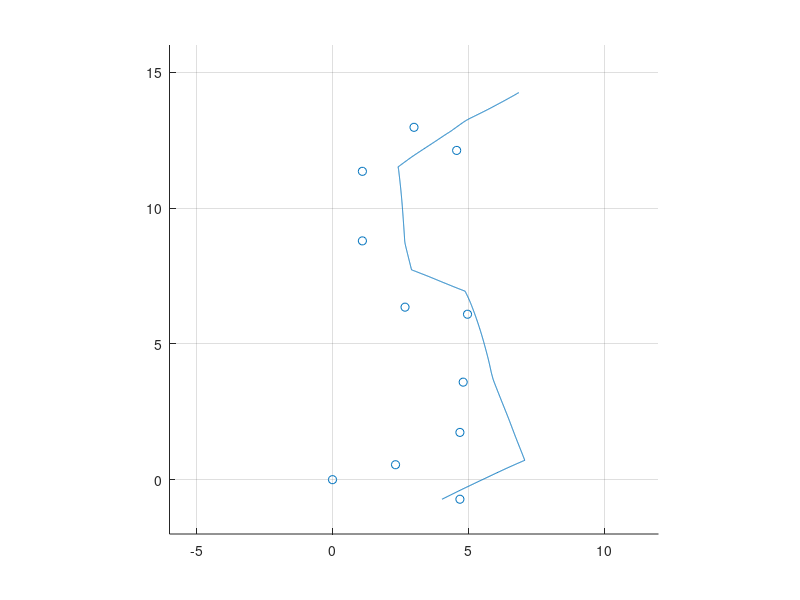

This chart was generated by the following MATLAB code: (Note: this script raises an error after producing the figure.)
%%%%%%%%%%%%%%%%%%%%%%%%%%%%%%%%%%%%%%%%%%%%%%%%%%%%%%%%%%%%%%%%%%%%%%%%%%%
% EIF Localization
%
% Chapter 3.5, Table 3.6 (p. 76)
% Probabilistic Robotics, Thrun et al.
%
% Assumptions:
%   - Known correspondences
%   - Velocity motion model (Unicycle Model)
%   - Range/bearing measurement model (Ch. 6.6)
%
% Parker Lusk, Devon Morris, Jesse Wynn, Vallan Sherrod BYU
% 18 Oct 2017
%%%%%%%%%%%%%%%%%%%%%%%%%%%%%%%%%%%%%%%%%%%%%%%%%%%%%%%%%%%%%%%%%%%%%%%%%%%
clear, clc;
% === Robot Parameters ====================================================

load('processed_data.mat')

% Process Noise
R = diag([0.001^2   0.001^2   0.005^2]); % (x, y, theta)

% ArUco Measurement Noise
Q = diag([0.02^2   0.02^2]); % (range, bearing)

% Initial state
x0 = pos_odom_se2(:,1);

% =========================================================================

% === World Parameters ====================================================

% Window of the field
field.x = [-6, 12];   % m
field.y = [-2, 16];   % m

% =========================================================================

% Draw the environment
figure(1), clf; hold on;
h1 = scatter(landmarks(:,1), landmarks(:,2), 'k*');
axis([field.x(1) field.x(2) field.y(1) field.y(2)]);
h2 = plot(pos_odom_se2(1,:),pos_odom_se2(2,:))
axis square; grid on

% Initializes the robot starting point (x, y, theta (deg))
bot = drawRobot(1, x0, []);

% Setup EIF initial conditions
x = [0 0 0]';
x = x0;
Omg = eye(3);

xi = Omg*x;

% Save variables for later
Xhat = zeros(3, length(odom_t));
PP   = zeros(3,3,length(odom_t));

%index that will keep track of measurements
l_t_idx = 1;

for i = 1:length(odom_t)-1
    
    %determine timestep
    Ts = odom_t(i+1) - odom_t(i);
    
    Z = [];
    landmarks_in = [];
    
    %determine if there is a measurement update and grab the data if
    %necessary
    if l_t_idx <= length(l_time) %this keeps it from seg faulting when it has grabbed the last measurement data
        if l_time(l_t_idx) < odom_t(i+1)
            bearings = l_bearing(:,l_t_idx);
            ranges = l_depth(:,l_t_idx);       
            for j = 1:length(bearings)
                if ~isnan(bearings(j))
                    Z = [Z [ranges(j) bearings(j)]'];
                    landmarks_in = [landmarks_in landmarks(j,:)'];
                end
            end
            l_t_idx = l_t_idx + 1;
        end   
    end
        
    % Localize robot using an EIF and landmark measurements
    [xi, Omg] = eif_localization(xi, Omg, vel_odom(:,i), Z, @f, @h, ...
                    @Fjac, @Gjac, @Hjac, landmarks_in, Ts, R, Q);
   
    % 'unparameterize' to get state and error covariance
    xhat = Omg\xi;
    P = inv(Omg);
    
    % plot robot where we estimated its location
    bot = drawRobot(mod(i,20)==0,xhat, bot);
    
    % For plotting
    Xhat(:,i) = xhat;
    PP(:,:,i) = P;

end

% Because of the way we are handling the timesteps (i.e., non-causal) get
% rid of the last datapoint for the purposes of plotting
Xhat = Xhat(:,1:end-1);
PP = PP(:,1:end-1);
t = odom_t(1:end-1);

figure(2), clf;
subplot(311); plot(t, Xhat(1,:)); ylabel('x [m]');
title('Estimate'); legend('Estimate','Location','northwest');
subplot(312); plot(t, Xhat(2,:)); ylabel('y [m]')
subplot(313); plot(t, Xhat(3,:)); ylabel('\psi [rad]');
xlabel('Time [s]')

figure(1),
h3 = plot(Xhat(1,:),Xhat(2,:));
legend([h1 h2 h3], {'Landmarks', 'Odometry Estimation', 'EIF Estimation'})


% -------------------------------------------------------------------------